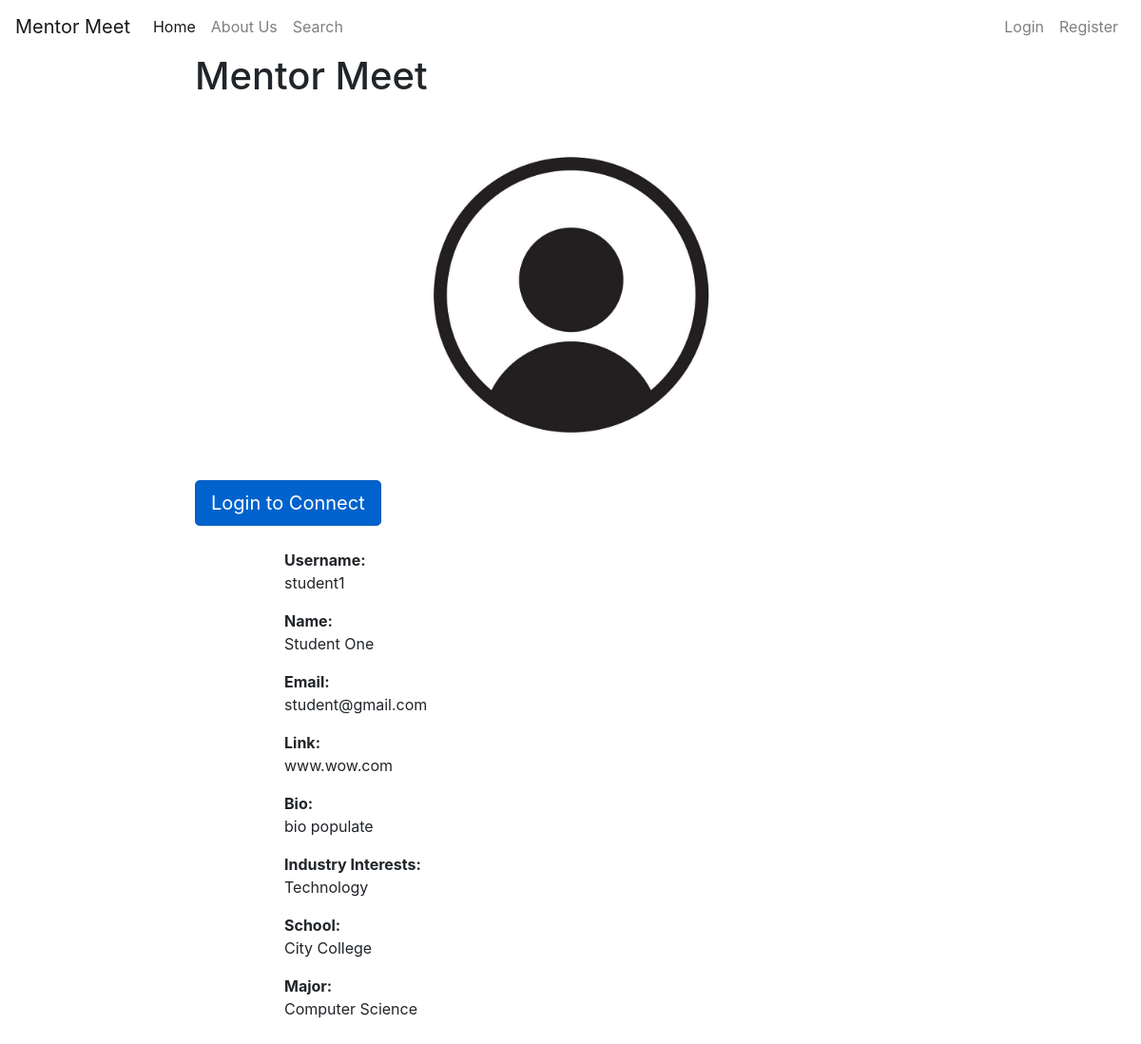
The page /profile/9/ on the database as committed earlier.
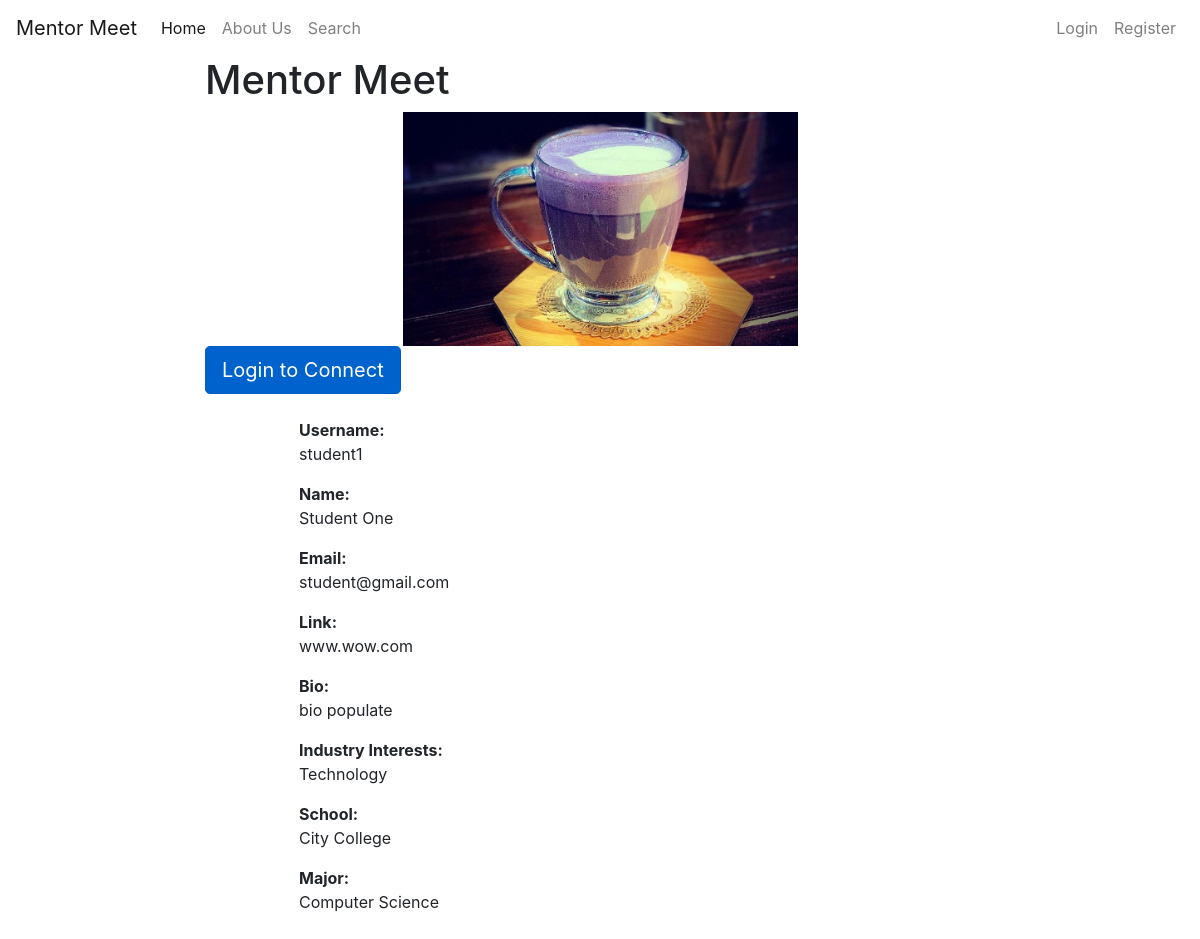
The same page on the database as committed later.
### app_user/models.py (models this page shows)
class Profile(models.Model):
    user = models.OneToOneField(User, on_delete=models.CASCADE)
    bio = models.TextField(
        default='',
        null=True,
        blank=True,
    )
    website = models.URLField(blank=True, null=True)
    image = models.ImageField(default='default.jpg', upload_to='media', null=True)

### profile/views.py (the view, shortened to what this page needs)
# urls.py: path('profile/', include('profile.urls')),
def profile(request, pk):
    profile_user = User.objects.get(pk=pk)
    profile = Profile.objects.get(user=profile_user)
    if request.user.is_authenticated:
        if profile_user.is_student and request.user.is_mentor:
            profile_connection = Connection.objects.filter(student=profile_user).filter(mentor=request.user)
        elif profile_user.is_mentor and request.user.is_student:
            profile_connection = Connection.objects.filter(mentor=profile_user).filter(student=request.user)
        else:
            profile_connection = None
    else:
        profile_connection = None
    context = {
        'profile': profile,
        'profile_user': profile_user,
        'profile_connection':profile_connection,
        'pk': pk,
    }
    return render(request, 'profile/profile.html', context=context)

### app_user/models.py (called while the page is built)
    def __str__(self):
        return f'{self.name}'

    def __str__(self):
        return f'{self.name}'

    def __str__(self):
        return f'{self.name}'

### profile/templates/profile/profile.html (shortened to what this page needs)
{% extends "home/home.html" %}
{% block content %}
    <div class="content-section">
        <div class="media">
            <img src="{{ profile.image.url }}" width="50%" height="50%" class="center">
        </div>
        {% if user.is_authenticated %}
            {% if user.id == pk %}
                {% if user.is_student %}
                    <h2 align="center">You are registered as a Student</h2>
                {% elif user.is_mentor %}
                    <h2 align="center">You are registered as a Mentor</h2>
                {% endif %}
                <br>
                <a id="edit_btn" href ='{% url "edit" %}' class="btn btn-primary btn-sm" align: "center">Edit Profile</a>
            {% elif user.id != pk %}
                {% if profile_connection %}
                    {% for profile in profile_connection %}
                        {% if profile.status == 'P' %}
                            <h4 align="center">You have a Pending Connection Request</h4>
                        {% elif profile.status == 'C' %}
                            <h4 align="center">You are Connected!</h4>
                        {% endif %}
                    {% endfor %}
                {% else %}
                    <form method="POST" action="{% url "profile" pk %}">
                    {% csrf_token %}
                    <input name="user_id" type="hidden" value="{{ pk }}"></input>
                    <input id="connect_btn" class="btn btn-primary btn-sm" name = "action" type="submit" value="Connect"></input>
                    </form>
                {% endif %}
            {% endif %}
        {% else %}
            <a href="/login" class="btn btn-primary btn-lg active">Login to Connect</a>
        {% endif %}
        <div class="container">
        <br>
            <p>
                <strong>Username:</strong>
                <br>
                {{ profile_user.username }}
            </p>
            <p>
                <strong>Name:</strong>
                <br>
                {{ profile_user.first_name }} {{ profile_user.last_name }}
            </p>
            <p>
                <strong>Email:</strong>
                <br>
                {{ profile_user.email }}
            </p>
            <p>
                <strong>Link:</strong>
                <br>
                {{ profile.website }}
            </p>
            <p>
                <strong>Bio:</strong>
                <br>
                {{ profile.bio }}
            </p>
            <p>
                {% if profile_user.is_student %}
                <strong>Industry Interests:</strong>
                {% elif profile_user.is_mentor %}
                <strong>Industry:</strong>
                {% endif %}
                <br>
                {% for industry in profile_user.industries.all %}
                {{ industry }}
                <br>
                {% endfor %}
            </p>
            <p>
                <strong>School:</strong>
                <br>
                {% for school in profile_user.schools.all %}
                {{ school }}
                <br>
                {% endfor %}
            </p>
            <p>
                <strong>Major:</strong>
                <br>
                {% for major in profile_user.majors.all %}
                {{ major }}
                <br>
                {% endfor %}
            </p>
            <br>
        </div>
      </div>
    </div>
{% endblock content %}

Rows that differ between the two databases and show on the page:
changed Profile "www.wow.com": image: picture added in place of a placeholder
